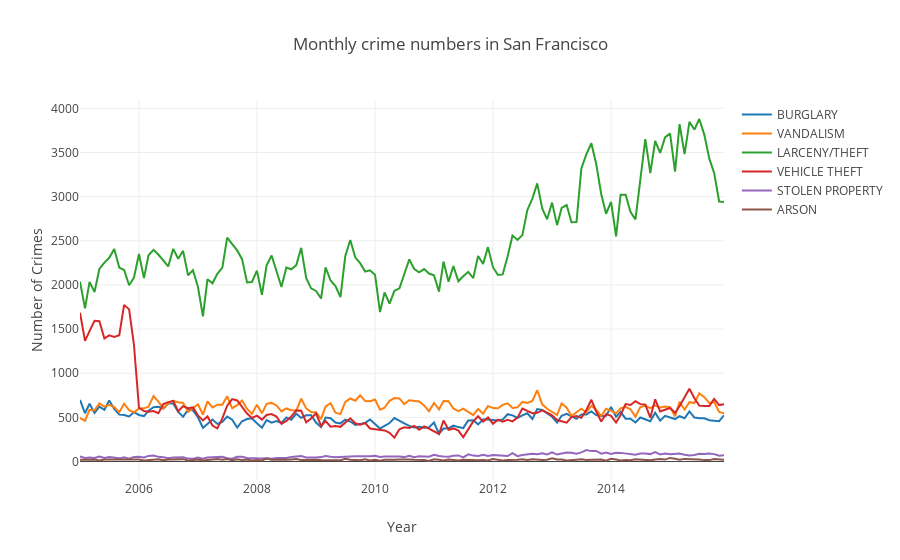

Write notebook code for a chart like this one.
### Code cell
trace1 = go.Scatter(x = data[data.Category == 'BURGLARY'].Date, 
                    y = data[data.Category == 'BURGLARY'].IncidntNum,
                   name = 'BURGLARY')
trace2 = go.Scatter(x = data[data.Category == 'VANDALISM'].Date, 
                    y = data[data.Category == 'VANDALISM'].IncidntNum,
                   name = 'VANDALISM')
trace3 = go.Scatter(x = data[data.Category == 'LARCENY/THEFT'].Date, 
                    y = data[data.Category == 'LARCENY/THEFT'].IncidntNum,
                   name = 'LARCENY/THEFT')
trace4 = go.Scatter(x = data[data.Category == 'VEHICLE THEFT'].Date, 
                    y = data[data.Category == 'VEHICLE THEFT'].IncidntNum,
                   name = 'VEHICLE THEFT')
trace5 = go.Scatter(x = data[data.Category == 'STOLEN PROPERTY'].Date, 
                    y = data[data.Category == 'STOLEN PROPERTY'].IncidntNum,
                   name = 'STOLEN PROPERTY')
trace6 = go.Scatter(x = data[data.Category == 'ARSON'].Date, 
                    y = data[data.Category == 'ARSON'].IncidntNum,
                   name = 'ARSON')

plot_data = [trace1, trace2, trace3, trace4, trace5, trace6]
layout = go.Layout(title = 'Monthly crime numbers in San Francisco', 
                   xaxis = dict(title = 'Year'),
                  yaxis = dict(title = 'Number of Crimes'))
fig = go.Figure(data = plot_data, layout =  layout)
iplot(fig)

### Figure 1 — Plotly figure (JSON) as saved in the notebook; plotly's stock layout.template omitted (floating-point values rounded to 4 significant figures; data arrays with more than 128 entries replaced by an {"elided": "..."} marker saying what was removed)
{"data": [{"name": "BURGLARY", "type": "scatter", "x": {"elided": "132 str values"}, "y": {"elided": "132 int values"}}, {"name": "VANDALISM", "type": "scatter", "x": {"elided": "132 str values"}, "y": {"elided": "132 int values"}}, {"name": "LARCENY/THEFT", "type": "scatter", "x": {"elided": "132 str values"}, "y": {"elided": "132 int values"}}, {"name": "VEHICLE THEFT", "type": "scatter", "x": {"elided": "132 str values"}, "y": {"elided": "132 int values"}}, {"name": "STOLEN PROPERTY", "type": "scatter", "x": {"elided": "132 str values"}, "y": {"elided": "132 int values"}}, {"name": "ARSON", "type": "scatter", "x": {"elided": "132 str values"}, "y": {"elided": "132 int values"}}], "layout": {"title": "Monthly crime numbers in San Francisco", "xaxis": {"title": "Year"}, "yaxis": {"title": "Number of Crimes"}}}
